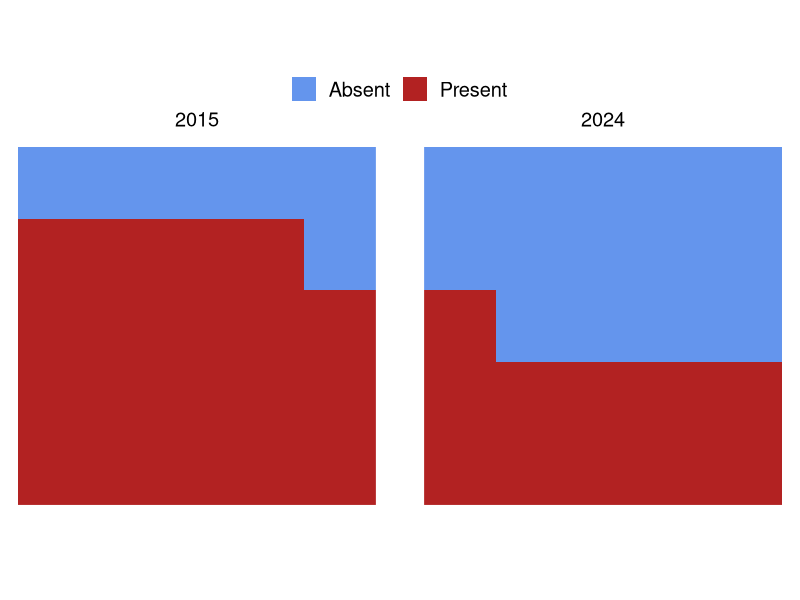
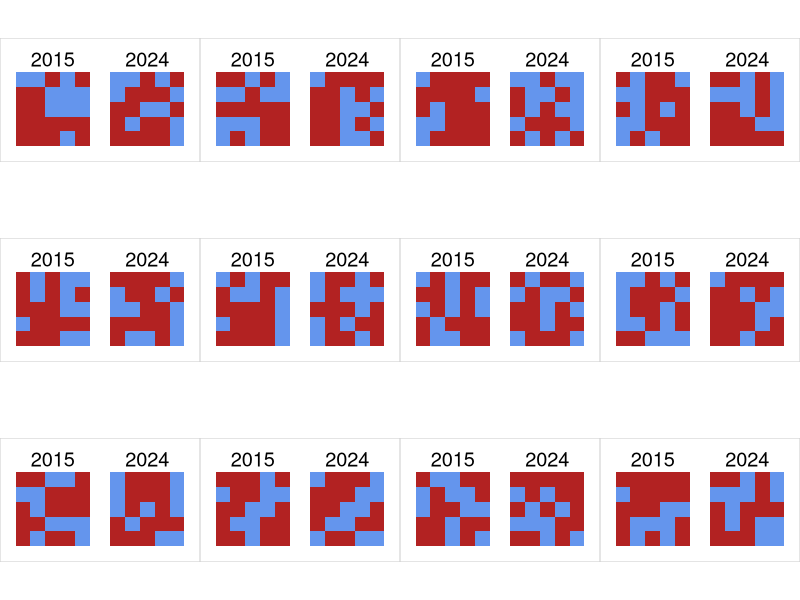
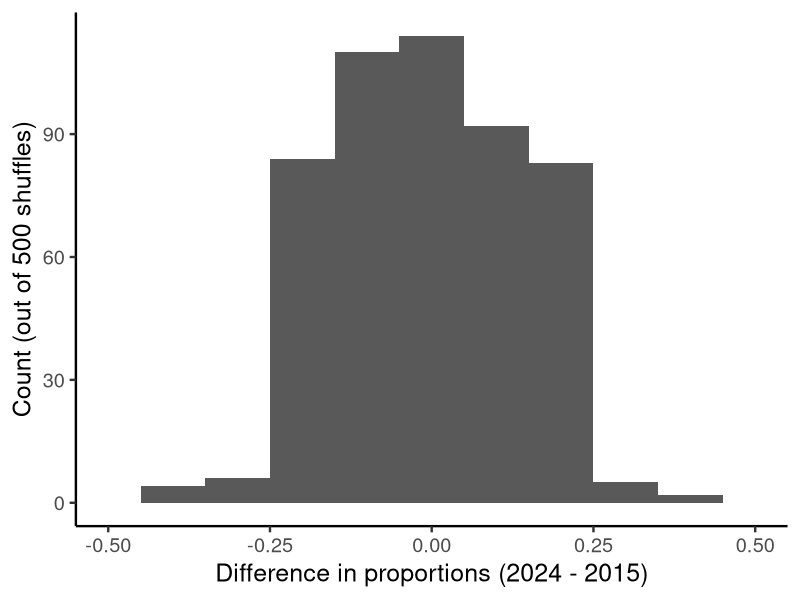
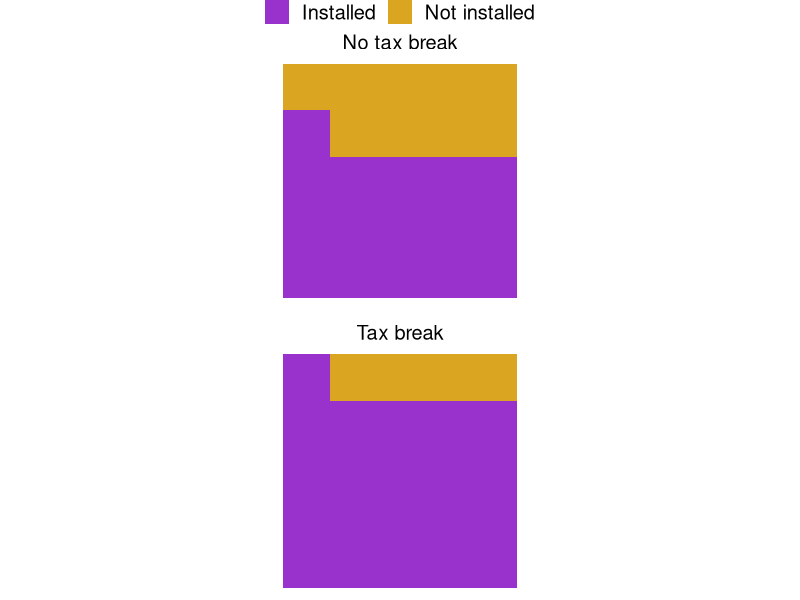
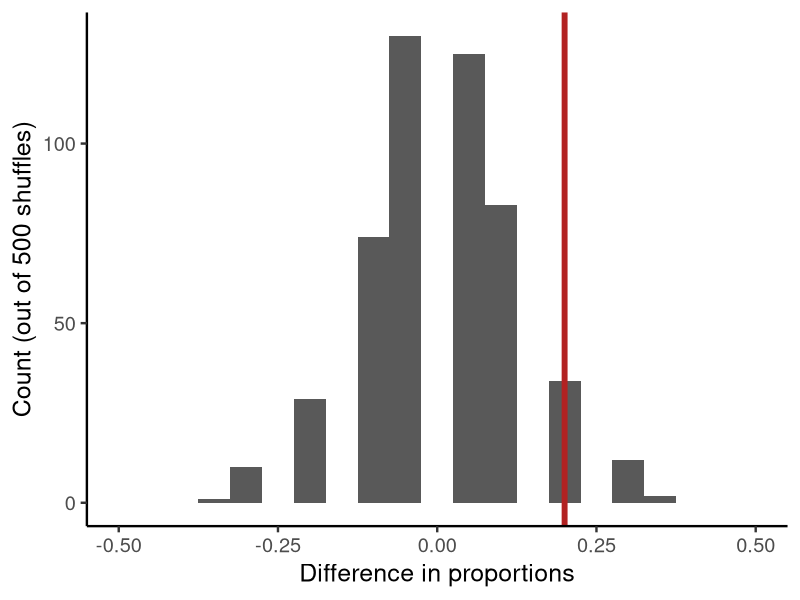
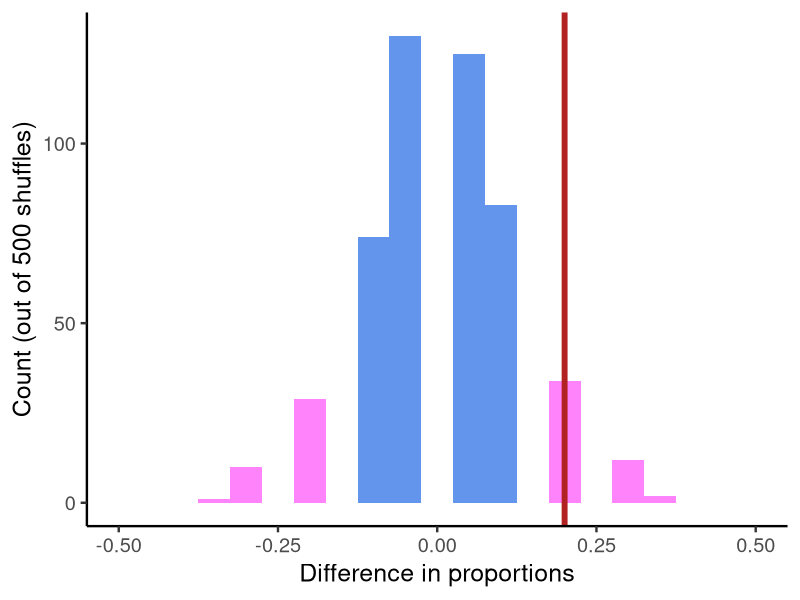
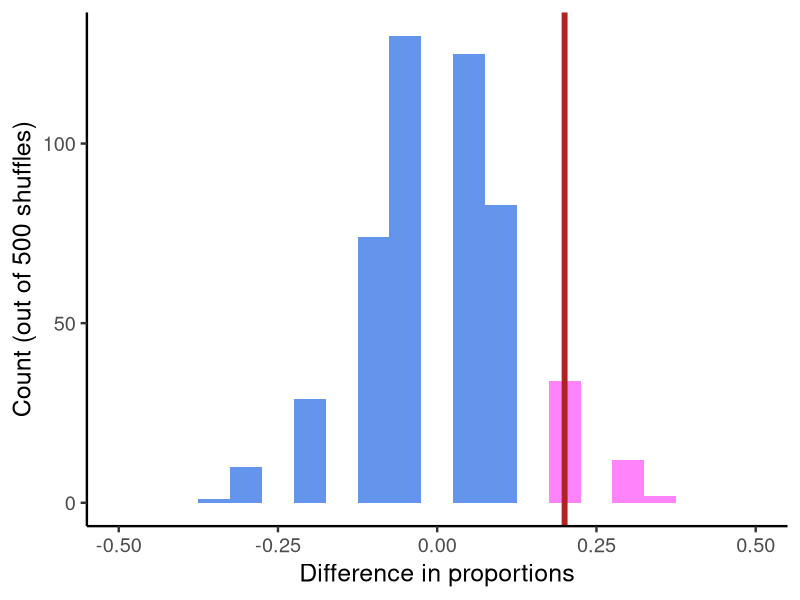
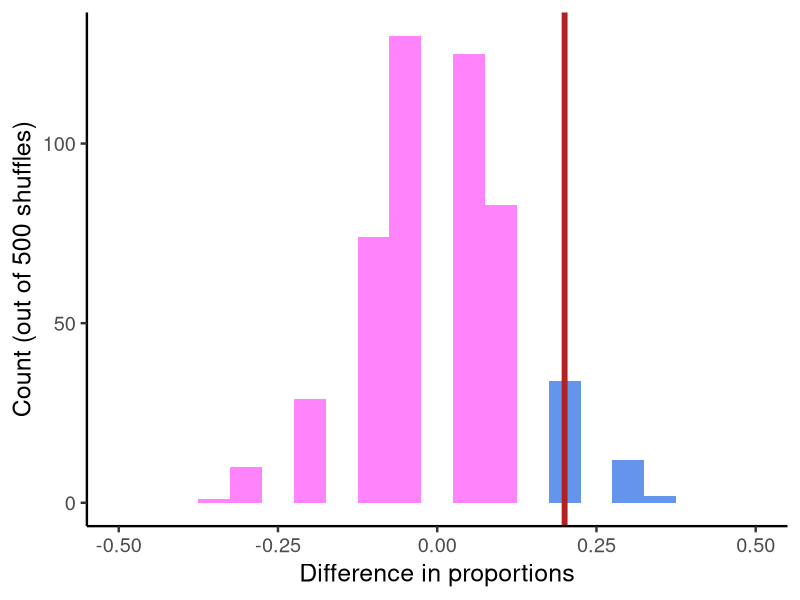

The R source for these figures, in order:
## ---- chunk 1
knitr::opts_chunk$set(echo = TRUE)
library(tidyverse)
## ---- chunk 2
# Create data
# Sea star wasting syndrome
ssws_data <- tibble(
  year = c(rep(2015, 25), rep(2024, 25)),
  ssws_present = c(rep("Present", 19), rep("Absent", 6),
                   rep("Present", 11), rep("Absent", 14))
) %>% 
  mutate(x = rep(1:5, 10),
         y = rep(rep(1:5, each = 5), 2))

## ---- chunk 3
# Visualize it
ggplot(ssws_data, aes(x, y, fill = ssws_present)) +
  geom_raster() +
  scale_fill_manual(values = c("cornflowerblue", "firebrick")) +
  facet_wrap(~year) +
  theme_void(18) +
  theme(axis.text = element_blank(),
        axis.ticks = element_blank(),
        axis.title = element_blank(),
        aspect.ratio = 1,
        legend.title = element_blank(),
        legend.position = "top")
## ---- chunk 4
# Create shuffling 12 times
lapply(1:12, \(i) { # applying a function to a vector and returning a list
  ssws_data %>% 
    mutate(ssws_present = sample(ssws_present, nrow(.))) %>% 
    ggplot(aes(x, y, fill = ssws_present)) +
    geom_raster() +
    scale_fill_manual(values = c("cornflowerblue", "firebrick")) +
    facet_wrap(~year) +
    theme_void(18) +
    theme(axis.text = element_blank(),
          axis.ticks = element_blank(),
          axis.title = element_blank(),
          aspect.ratio = 1,
          legend.position = "none",
          plot.background = element_rect(color = "grey80", fill = NA),
          plot.margin = unit(c(3, 3, 3, 3), "mm"))
}) %>% 
  cowplot::plot_grid(plotlist = ., nrow = 3)
## ---- chunk 5
# Create null distribution from the shuffling
set.seed(21130)
null_dist <- replicate(500, { # replicate this 500x
  shuffled <- ssws_data %>% 
    mutate(ssws_present = sample(ssws_present, nrow(.))) %>% # shuffling happens here
    group_by(year) %>% 
    summarize(prop = mean(ssws_present == "Present")) # calculating the means for SSWS present 
  with(shuffled, prop[year == 2024] - prop[year == 2015])
})
#### This code output creates a vector #####


# Pass through a tibble to create a dataframe, then can pipe into ggplot
# Pass the output into a tibble for ggplot
tibble(null_dist) %>% 
  ggplot(aes(null_dist)) +
  geom_histogram(binwidth = 0.1) +
  labs(x = "Difference in proportions (2024 - 2015)",
       y = "Count (out of 500 shuffles)") +
  xlim(-0.5, 0.5) +
  theme_classic(18)


observed <- 11/25 - 19/25 # proportion of observed in between sampled years 

sum(abs(null_dist) >= abs(observed)) # how many times is the absolute value of the null_dist greater than or equal to the observed
mean(abs(null_dist) >= abs(observed)) # p value

## ---- chunk 6
# Alternative example (solar panel adoption)
solar_data <- tibble(
  treatment = c(rep("Tax break", 25), rep("No tax break", 25)),
  solar = c(rep("Installed", 21), rep("Not installed", 4),
            rep("Installed", 16), rep("Not installed", 9))
) %>% 
  mutate(x = rep(1:5, 10),
         y = rep(rep(1:5, each = 5), 2))

ggplot(solar_data, aes(x, y, fill = solar)) +
  geom_raster() +
  scale_fill_manual(values = c("darkorchid", "goldenrod")) +
  facet_wrap(~ treatment, ncol = 1) +
  theme_void(18) +
  theme(axis.text = element_blank(),
        axis.ticks = element_blank(),
        axis.title = element_blank(),
        aspect.ratio = 1,
        legend.title = element_blank(),
        legend.position = "top")

null_dist <- replicate(500, {
  shuffled <- solar_data %>% 
    mutate(solar = sample(solar, nrow(.))) %>% 
    group_by(treatment) %>% 
    summarize(prop = mean(solar == "Installed"))
  with(shuffled, prop[treatment == "Tax break"] - prop[treatment == "No tax break"])
})

observed_difference <- 21/25 - 16/25

tibble(null_dist) %>% 
  ggplot(aes(null_dist)) +
  geom_histogram(binwidth = 0.05) +
  geom_vline(xintercept = observed_difference, 
             linewidth = 2, 
             color = "firebrick") +
  labs(x = "Difference in proportions",
       y = "Count (out of 500 shuffles)") +
  xlim(-0.5, 0.5) +
  theme_classic(18)

tibble(null_dist) %>% 
  ggplot(aes(null_dist)) +
  geom_histogram(aes(fill = abs(null_dist) >= abs(observed_difference)),
                 binwidth = 0.05) +
  geom_vline(xintercept = observed_difference, 
             linewidth = 2, 
             color = "firebrick") +
  scale_fill_manual(values = c("cornflowerblue", "orchid1")) +
  labs(x = "Difference in proportions",
       y = "Count (out of 500 shuffles)") +
  xlim(-0.5, 0.5) +
  theme_classic(18) +
  theme(legend.position = "none")

tibble(null_dist) %>% 
  ggplot(aes(null_dist)) +
  geom_histogram(aes(fill = null_dist >= observed_difference),
                 binwidth = 0.05) +
  geom_vline(xintercept = observed_difference, 
             linewidth = 2, 
             color = "firebrick") +
  scale_fill_manual(values = c("cornflowerblue", "orchid1")) +
  labs(x = "Difference in proportions",
       y = "Count (out of 500 shuffles)") +
  xlim(-0.5, 0.5) +
  theme_classic(18) +
  theme(legend.position = "none")

tibble(null_dist) %>% 
  ggplot(aes(null_dist)) +
  geom_histogram(aes(fill = null_dist < observed_difference),
                 binwidth = 0.05) +
  geom_vline(xintercept = observed_difference, 
             linewidth = 2, 
             color = "firebrick") +
  scale_fill_manual(values = c("cornflowerblue", "orchid1")) +
  labs(x = "Difference in proportions",
       y = "Count (out of 500 shuffles)") +
  xlim(-0.5, 0.5) +
  theme_classic(18) +
  theme(legend.position = "none")
## ---- chunk 7
# Now with regression
set.seed(2102)

# Make dataset with simulated density for Pisaster sea stars and sea urchins
urchin_barrens <- tibble(
  pisaster_density = rnorm(100, mean = 3, sd = 0.5),
  urchin_density = rnorm(100, mean = 6 - 0.75 * pisaster_density, sd = 1.5)
)

ggplot(urchin_barrens, aes(pisaster_density, urchin_density)) +
  geom_point(size = 3, shape = 21, 
             color = "navy", 
             fill = "navy",
             alpha = 0.5) +
  geom_smooth(method = "lm", se = FALSE, color = "plum", linewidth = 2) +
  labs(x = expression("Sea star density " * (ind ~ m^{-2})),
       y = expression("Urchin density " * (ind ~ m^{-2}))) +
  theme_classic(18)

# beta1
beta1 <- coef(lm(urchin_density ~ pisaster_density, urchin_barrens))[2]
beta1

# draw 6 random samples from the dataset and fit a regression line through them
lapply(1:6, \(i) {
  urchin_barrens %>% 
    mutate(pisaster_density = sample(pisaster_density, nrow(.))) %>% 
    ggplot(aes(pisaster_density, urchin_density)) +
    geom_point(size = 3, shape = 21, 
               color = "navy", 
               fill = "navy",
               alpha = 0.5) +
    geom_smooth(method = "lm", se = FALSE, color = "plum", linewidth = 2) +
    labs(x = expression("Sea star density " * (ind ~ m^{-2})),
         y = expression("Urchin density " * (ind ~ m^{-2}))) +
    theme_classic(12) +
    theme(plot.background = element_rect(color = "grey80", fill = NA),
          plot.margin = unit(c(3, 3, 3, 3), "mm"))
}) %>% 
  cowplot::plot_grid(plotlist = ., nrow = 2)

# replicate the random sampling 500x, fit a regression model for each of these replicates, and get the beta1 of each of them. 
null_dist <- replicate(500, {
  shuffled <- urchin_barrens %>% 
    mutate(pisaster_density = sample(pisaster_density, nrow(.)))
  coef(lm(urchin_density ~ pisaster_density, shuffled))[2]
})

# Get the range for the null_dist object (500 beta1 values drawn for the regression on the 500 random samples)
range(null_dist)

# Make into tibble for plotting
tibble(null_dist) %>% 
  ggplot(aes(null_dist)) +
  geom_histogram(binwidth = 0.1) +
  labs(x = "Sea star density coefficient",
       y = "Count (out of 500 shuffles)") +
  xlim(-1.1, 1.1) +
  theme_classic(18)

sum(abs(null_dist) >= abs(beta1))
mean(abs(null_dist) >= abs(beta1))

## ---- chunk 8
# central limit theorem
set.seed(2219)
# create log-normal data
nonnormal <- tibble(x = rlnorm(1e4, meanlog = 2, sdlog = 0.5))

# draw random samples from the mean of the lognormal distribution
clt <- tibble(mean_x = replicate(1e4, mean(sample(nonnormal$x, 1e3))))

# plot them
ggplot(nonnormal, aes(x)) +
  geom_histogram() +
  xlim(0, 50) +
  theme_classic(18)

ggplot(clt, aes(mean_x)) +
  geom_histogram() +
  labs(x = expression(mu)) +
  theme_classic(18)

## ---- chunk 9
# Standard error of the difference of means
library(palmerpenguins)

penguins %>% 
  filter(species %in% c("Adelie", "Gentoo")) %>% 
  ggplot(aes(x = body_mass_g)) +
  geom_histogram(color = "blue", fill = NA) +
  facet_grid(species ~ .) +
  labs(x = "Body mass (g)") +
  theme_classic(18)

ggplot(tibble(difference = seq(-500, 1500),
              density = dnorm(difference, mean = 0, sd = 58.8))) +
  geom_line(aes(difference, density), linewidth = 2, alpha = 0) +
  geom_vline(xintercept = 1375, color = "firebrick", linewidth = 2) +
  labs(x = "Difference in means",
       y = "Probability density") +
  theme_classic(18)

penguins %>% 
  filter(species == "Adelie",
         island %in% c("Biscoe", "Dream")) %>% 
  drop_na(body_mass_g) %>% 
  ggplot(aes(x = body_mass_g)) +
  geom_histogram(color = "blue", fill = NA, bins = 15) +
  facet_grid(island ~ .) +
  labs(x = "Body mass (g)") +
  theme_classic(18)

# difference between islands?
adelie_biscoe <- with(penguins, # Why use with?
                      body_mass_g[species == "Adelie" &
                                    island == "Biscoe"])
adelie_dream <- with(penguins, 
                     body_mass_g[species == "Adelie" &
                                   island == "Dream"])

obs_diff <- mean(adelie_biscoe - adelie_dream) # remember this is wrong
obs_diff <- mean(adelie_biscoe) - mean(adelie_dream)

se <- function(a, b) {
  a <- na.omit(a)
  b <- na.omit(b)
  sqrt(sd(a)^2 / length(a) + sd(b)^2 / length(b))
}

se_diff <- se(adelie_biscoe, adelie_dream)

pval <- 2 * pnorm(-abs(obs_diff), 
                  mean = 0, 
                  sd = se_diff)

pval <- 2 * pnorm(0, 
                  mean = -abs(obs_diff), 
                  sd = se_diff) # Remember this is a probability - must be between 0 and 1.

## ---- chunk 10
# standard error of a regression coefficient
ggplot(penguins, aes(x = body_mass_g, y = bill_length_mm)) +
  geom_point(shape = 21, color = "blue", fill = "navy", alpha = 0.5) +
  labs(x = "Body mass (g)",
       y = "Bill length (mm)") +
  geom_smooth(method = "lm", se = FALSE, color = "firebrick", linewidth = 2) +
  theme_classic(18) +
  theme(plot.margin = unit(c(3, 8, 3, 3), "mm"))
summary(lm(bill_length_mm ~ body_mass_g, penguins))


# Visualizing z-scores
z_score_plot <- function(sd) { # number of SEs away from the mean
  ggplot(tibble(x = seq(-4 * sd, 4 * sd, length.out = 200),
                density = dnorm(x, 0, sd)),
         aes(x, density)) +
    geom_line(linewidth = 1.5, color = "cornflowerblue") +
    geom_vline(xintercept = c(-1.96, 1.96) * sd, 
               linewidth = 1.5, 
               color = "firebrick",
               alpha = 0.5) +
    labs(title = sprintf("SD = %0.1f", sd)) +
    theme_classic(14)
}

lapply(c(0.2, 1, 20), z_score_plot) %>% # apply?
  cowplot::plot_grid(plotlist = ., nrow = 1)
